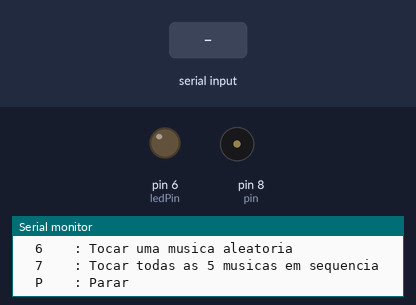
Bench run of a sketch on a simulated Arduino Uno, built with avr-gcc and run on an emulated ATmega328P. Parts: output pins drawn as LEDs (lit = HIGH), buzzer (waves = sounding), the last lines printed to the serial monitor. The inputs (shaded band) are chosen by the test bench. Random numbers use the default seed unless the sketch sets one.

Above: at 1.2 s.
1.3 s: "6" received over Serial
At 3.48 s:
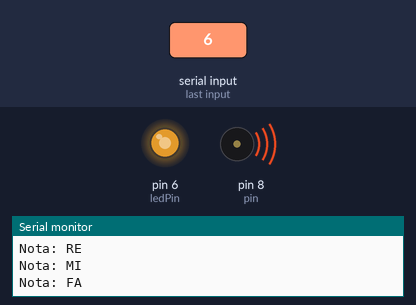
4.3 s: "7" received over Serial
7.3 s: "P" received over Serial
Timing chart, 0 to 10.3 s (numbered marks = the images above; inputs shaded):
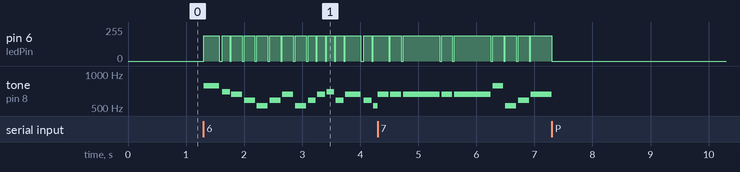

The sketch:

BuzzerAACSET121AarduinoMusicas.ino.ino
```cpp
const int pin = 8;      // Pino positivo (+) do Buzzer (mude para 8 se manteve a ligação no D8)
const int ledPin = 6;   // Pino do LED (opcional, usa PWM)
const int BRILHO_PWM_75 = 191; // ~75% de 255
const int NUM_MUSICAS = 5;

struct PassoNota {
  int freq;
  int duracao;
  const char* nome;
};

// 1. Jingle Bells
const PassoNota musica1[] = {
  {330, 220, "MI"}, {330, 220, "MI"}, {330, 440, "MI"},
  {330, 220, "MI"}, {330, 220, "MI"}, {330, 440, "MI"},
  {330, 220, "MI"}, {392, 220, "SOL"}, {262, 220, "DO"}, {294, 220, "RE"}, {330, 650, "MI"},
  {0, 180, "PAUSA"},
  {349, 220, "FA"}, {349, 220, "FA"}, {349, 220, "FA"}, {349, 220, "FA"},
  {349, 220, "FA"}, {330, 220, "MI"}, {330, 220, "MI"}, {330, 110, "MI"}, {330, 110, "MI"},
  {392, 220, "SOL"}, {392, 220, "SOL"}, {349, 220, "FA"}, {294, 220, "RE"}, {262, 700, "DO"}
};

// 2. We Wish You a Merry Christmas
const PassoNota musica2[] = {
  {262, 240, "DO"},
  {349, 240, "FA"}, {349, 120, "FA"}, {392, 120, "SOL"}, {349, 120, "FA"}, {330, 120, "MI"},
  {294, 240, "RE"}, {294, 240, "RE"}, {294, 240, "RE"},
  {392, 240, "SOL"}, {392, 120, "SOL"}, {440, 120, "LA"}, {392, 120, "SOL"}, {349, 120, "FA"},
  {330, 240, "MI"}, {262, 240, "DO"}, {262, 240, "DO"},
  {440, 240, "LA"}, {440, 120, "LA"}, {466, 120, "SIb"}, {440, 120, "LA"}, {392, 120, "SOL"},
  {349, 240, "FA"}, {294, 240, "RE"}, {262, 120, "DO"}, {262, 120, "DO"},
  {294, 240, "RE"}, {392, 240, "SOL"}, {330, 240, "MI"}, {349, 650, "FA"}
};

// 3. Silent Night (Noite Feliz) - Estrofe alargada
const PassoNota musica3[] = {
  {392, 360, "SOL"}, {440, 180, "LA"}, {392, 360, "SOL"}, {330, 650, "MI"},
  {0, 150, "PAUSA"},
  {392, 360, "SOL"}, {440, 180, "LA"}, {392, 360, "SOL"}, {330, 650, "MI"},
  {0, 150, "PAUSA"},
  {587, 480, "RE5"}, {587, 240, "RE5"}, {494, 650, "SI"},
  {523, 480, "DO5"}, {523, 240, "DO5"}, {392, 650, "SOL"},
  {0, 160, "PAUSA"},
  {440, 480, "LA"}, {440, 240, "LA"}, {523, 360, "DO5"}, {494, 180, "SI"}, {440, 360, "LA"},
  {392, 360, "SOL"}, {440, 180, "LA"}, {392, 360, "SOL"}, {330, 650, "MI"},
  {0, 160, "PAUSA"},
  {440, 480, "LA"}, {440, 240, "LA"}, {523, 360, "DO5"}, {494, 180, "SI"}, {440, 360, "LA"},
  {392, 360, "SOL"}, {440, 180, "LA"}, {392, 360, "SOL"}, {330, 650, "MI"},
  {0, 160, "PAUSA"},
  {587, 480, "RE5"}, {587, 240, "RE5"}, {698, 360, "FA5"}, {587, 180, "RE5"}, {494, 360, "SI"},
  {523, 720, "DO5"}, {659, 650, "MI5"},
  {0, 160, "PAUSA"},
  {523, 240, "DO5"}, {392, 240, "SOL"}, {330, 240, "MI"},
  {392, 360, "SOL"}, {349, 180, "FA"}, {294, 650, "RE"},
  {262, 850, "DO"}
};

// 4. O Christmas Tree (O Meu Pinheirinho)
const PassoNota musica4[] = {
  {262, 260, "DO"},
  {349, 260, "FA"}, {349, 130, "FA"}, {349, 360, "FA"},
  {392, 260, "SOL"}, {440, 130, "LA"}, {440, 130, "LA"}, {440, 400, "LA"},
  {0, 140, "PAUSA"},
  {392, 220, "SOL"}, {440, 130, "LA"}, {349, 240, "FA"},
  {330, 240, "MI"}, {294, 240, "RE"}, {349, 650, "FA"}
};

// 5. Deck the Halls
const PassoNota musica5[] = {
  {392, 320, "SOL"}, {349, 160, "FA"}, {330, 220, "MI"}, {294, 220, "RE"},
  {262, 220, "DO"}, {294, 220, "RE"}, {330, 220, "MI"}, {262, 220, "DO"},
  {294, 160, "RE"}, {330, 160, "MI"}, {349, 160, "FA"}, {294, 160, "RE"},
  {330, 320, "MI"}, {294, 160, "RE"}, {262, 650, "DO"}
};

const PassoNota* musicas[NUM_MUSICAS] = {
  musica1, musica2, musica3, musica4, musica5
};

const int comprimentos[NUM_MUSICAS] = {
  sizeof(musica1) / sizeof(musica1[0]),
  sizeof(musica2) / sizeof(musica2[0]),
  sizeof(musica3) / sizeof(musica3[0]),
  sizeof(musica4) / sizeof(musica4[0]),
  sizeof(musica5) / sizeof(musica5[0])
};

const char* nomesMusicas[NUM_MUSICAS] = {
  "1 - Jingle Bells",
  "2 - We Wish You a Merry Christmas",
  "3 - Silent Night",
  "4 - O Christmas Tree",
  "5 - Deck the Halls"
};

bool aTocar = false;
bool modoSequencia = false;
int musicaAtual = 0;
int indiceNota = 0;
unsigned long tempoInicioNota = 0;
unsigned long duracaoSomAtual = 0;
bool notaIniciada = false;
bool ledLigado = false;

void apagarLed() {
  analogWrite(ledPin, 0);
  ledLigado = false;
}

void iniciarMusica(int indice, bool sequencia) {
  musicaAtual = indice;
  modoSequencia = sequencia;
  indiceNota = 0;
  notaIniciada = false;
  aTocar = true;
  noTone(pin);
  apagarLed();

  Serial.print("=== A tocar: ");
  Serial.print(nomesMusicas[musicaAtual]);
  if (modoSequencia) {
    Serial.print(" (sequencia ");
    Serial.print(musicaAtual + 1);
    Serial.print("/");
    Serial.print(NUM_MUSICAS);
    Serial.print(")");
  }
  Serial.println(" ===");
}

void pararTudo() {
  aTocar = false;
  modoSequencia = false;
  notaIniciada = false;
  noTone(pin);
  apagarLed();
  Serial.println("--- Reproducao parada ---");
}

void setup() {
  pinMode(ledPin, OUTPUT);
  apagarLed();

  Serial.begin(9600);
  randomSeed(analogRead(A0));

  Serial.println("Comandos:");
  Serial.println("  1..5 : Tocar musica de Natal 1 a 5");
  Serial.println("  6    : Tocar uma musica aleatoria");
  Serial.println("  7    : Tocar todas as 5 musicas em sequencia");
  Serial.println("  P    : Parar");
}

void loop() {
  if (Serial.available() > 0) {
    char cmd = Serial.read();

    if (cmd >= '1' && cmd <= '5') {
      iniciarMusica(cmd - '1', false);
    } else if (cmd == '6') {
      int sorteio = random(0, NUM_MUSICAS);
      iniciarMusica(sorteio, false);
    } else if (cmd == '7') {
      iniciarMusica(0, true);
    } else if (cmd == 'P' || cmd == 'p') {
      pararTudo();
    }
  }

  if (aTocar) {
    int totalNotas = comprimentos[musicaAtual];
    const PassoNota* lista = musicas[musicaAtual];

    if (indiceNota < totalNotas) {
      if (!notaIniciada) {
        if (lista[indiceNota].freq > 0) {
          duracaoSomAtual = (unsigned long)((lista[indiceNota].duracao * 85) / 100);
          tone(pin, lista[indiceNota].freq *2, duracaoSomAtual); //aumentar volume
          analogWrite(ledPin, BRILHO_PWM_75);
          ledLigado = true;
        } else {
          duracaoSomAtual = 0;
          noTone(pin);
          apagarLed();
        }

        Serial.print("Nota: ");
        Serial.println(lista[indiceNota].nome);

        tempoInicioNota = millis();
        notaIniciada = true;
      }

      if (ledLigado && (millis() - tempoInicioNota >= duracaoSomAtual)) {
        apagarLed();
      }

      if (millis() - tempoInicioNota >= (unsigned long)lista[indiceNota].duracao) {
        indiceNota++;
        notaIniciada = false;
      }
    } else {
      noTone(pin);
      apagarLed();
      if (modoSequencia && (musicaAtual + 1 < NUM_MUSICAS)) {
        iniciarMusica(musicaAtual + 1, true);
      } else {
        aTocar = false;
        modoSequencia = false;
        notaIniciada = false;
        Serial.println("--- Fim da reproducao ---");
      }
    }
  }
}
```

Measured:
- after the input at 1.3 s, tone on pin 8 (pin): plays 784 Hz for 0.27 s, 698 Hz for 0.14 s, 660 Hz for 0.19 s, 588 Hz for 0.19 s, 524 Hz for 0.19 s, 588 Hz for 0.19 s … (15 notes in this stretch), starting at once
